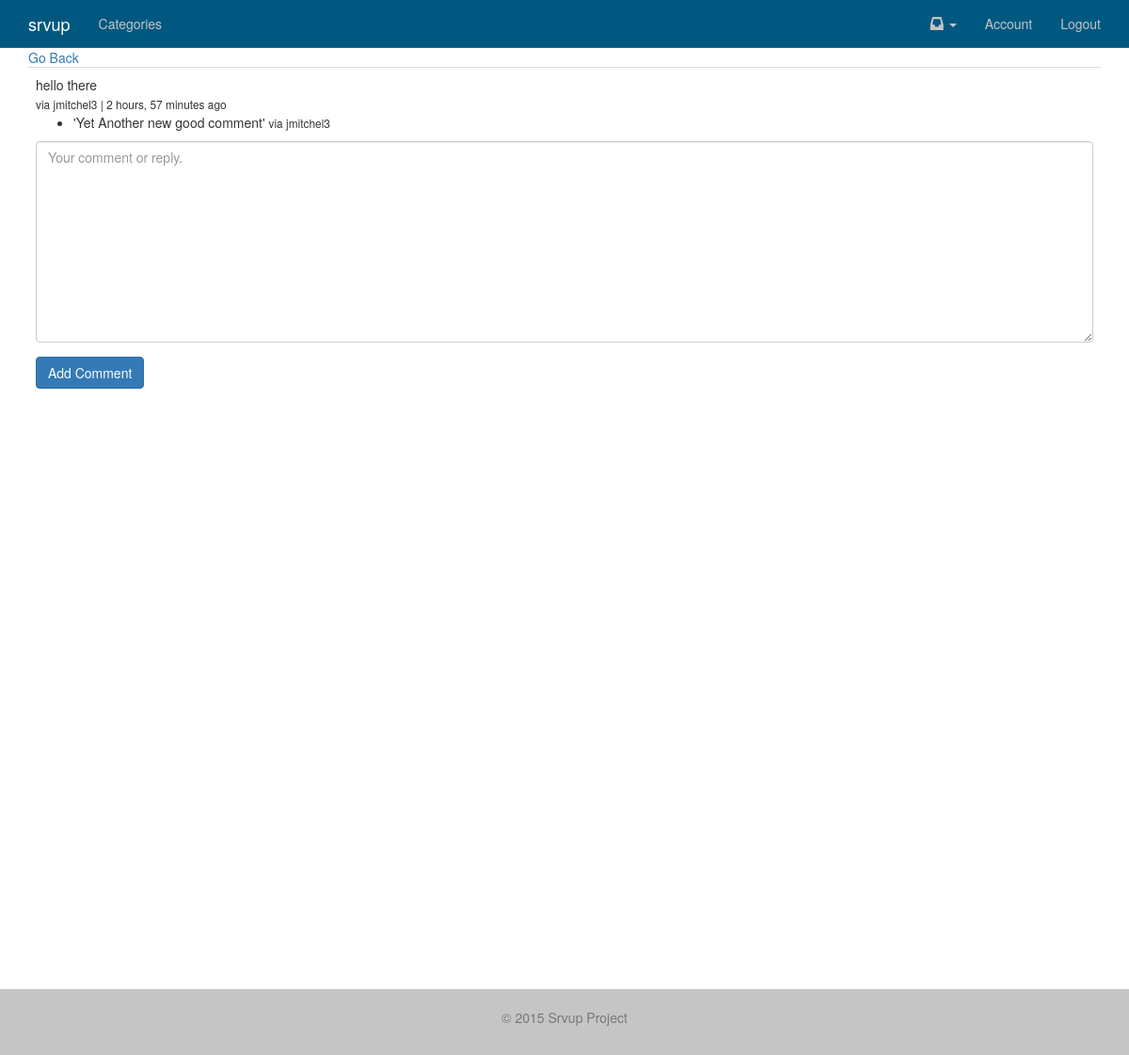
The app's page /comment/125 (signed in), older data.
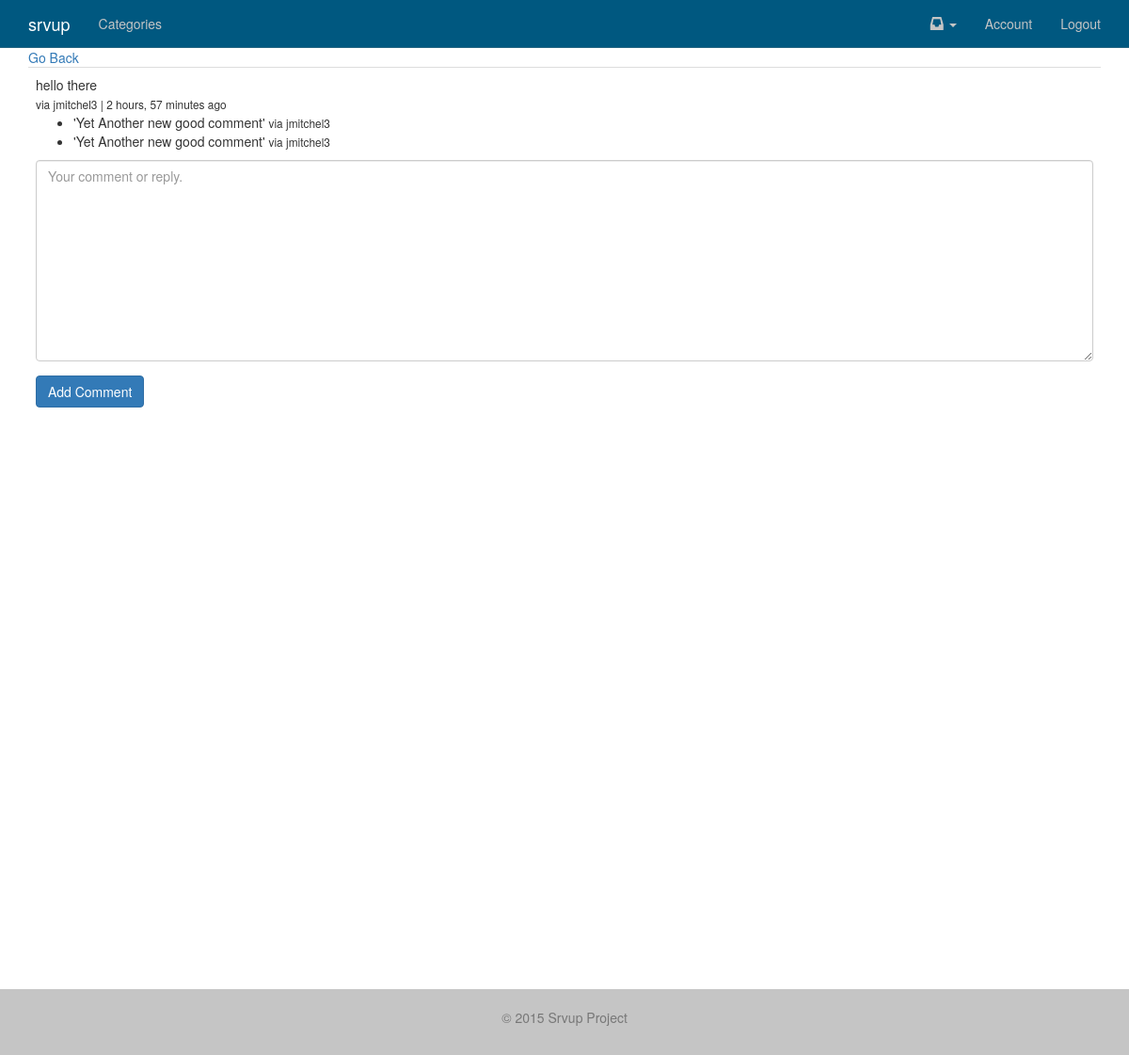
The same page, newer data.
### comments/models.py (models this page shows, shortened)
class Comment(models.Model):
	user = models.ForeignKey(MyUser)
	parent = models.ForeignKey("self", null=True, blank=True)
	path = models.CharField(max_length=350)
	video = models.ForeignKey(Video, null=True, blank=True)
	text = models.TextField()
	updated = models.DateTimeField(auto_now=True, auto_now_add=False)
	timestamp = models.DateTimeField(auto_now=False, auto_now_add=True)
	active = models.BooleanField(default=True)
	objects = CommentManager()
	class Meta:
		ordering = ['-timestamp']
	@property
	def get_origin(self):
		return self.path
	@property
	def get_comment(self):
		return self.text
	@property
	def is_child(self):
		if self.parent is not None:
			return True
		else:
			return False
	def get_children(self):
		if self.is_child:
			return None
		else:
			return Comment.objects.filter(parent=self)

### accounts/models.py (models this page shows, shortened)
class MyUser(AbstractBaseUser):
	username = models.CharField(
	    max_length=255,
	    unique=True,
	)
	email = models.EmailField(
	    verbose_name='email address',
	    max_length=255,
	    unique=True,
	)
	first_name = models.CharField(
			max_length=120,
			null=True,
			blank=True,
			)
	last_name = models.CharField(
			max_length=120,
			null=True,
			blank=True,
			)
	is_member = models.BooleanField(default=False,
					verbose_name='Is Paid Member')
	is_active = models.BooleanField(default=True)
	is_admin = models.BooleanField(default=False)
	objects = MyUserManager()
	USERNAME_FIELD = 'username'
	REQUIRED_FIELDS = ['email']

### comments/views.py (the view)
# urls.py: url(r'^comment/(?P<id>\d+)$', 'comment_thread', name='comment_thread'),
@login_required
def comment_thread(request, id):
	comment = get_object_or_404(Comment, id=id)
	form = CommentForm()
	context = {
	"form": form,
	"comment": comment,
	}
	return render(request, "comments/comment_thread.html", context)

### comments/forms.py
class CommentForm(forms.Form):
	comment = forms.CharField(
		widget=forms.Textarea(attrs={"placeholder": "Your comment or reply."})
	)
	def __init__(self, data=None, files=None, **kwargs):
		super(CommentForm, self).__init__(data, files, kwargs)
		self.helper = FormHelper()
		self.helper.form_show_labels = False
		self.helper.add_input(Submit('submit', 'Add Comment', css_class='btn btn-primary',))

### comments/models.py (called while the page is built)
	def all(self):
		return super(CommentManager, self).filter(active=True).filter(parent=None)

### templates/comments/comment_thread.html (shortened to what this page needs)
{% extends "base.html" %}
{% load crispy_forms_tags %}
{% block content %}
<a href="{{ comment.get_origin }}">Go Back</a>
<table class='table'>
<tr><td>{{ comment.get_comment }}
<br/><small>via {{ comment.user }} | {{ comment.timestamp|timesince }} ago </small>
				{% if not comment.is_child %}
				<ul>
				{% for child in comment.get_children %}
				<li>{{ child.get_comment }}
				<small>via {{ child.user }}</small>
				</li>
				{% endfor %}
				</ul>
				<div>
				<form method="POST" action='{% url "comment_create" %}'>{% csrf_token %}
				{% crispy form form.helper %}
				</form>
				</div>
				{% endif %}
</td></tr>
</table>
{% endblock %}

Row changes from the older to the newer data that the page shows:
added Comment: get_comment "'Yet Another new good comment'", user "jmitchel3"
